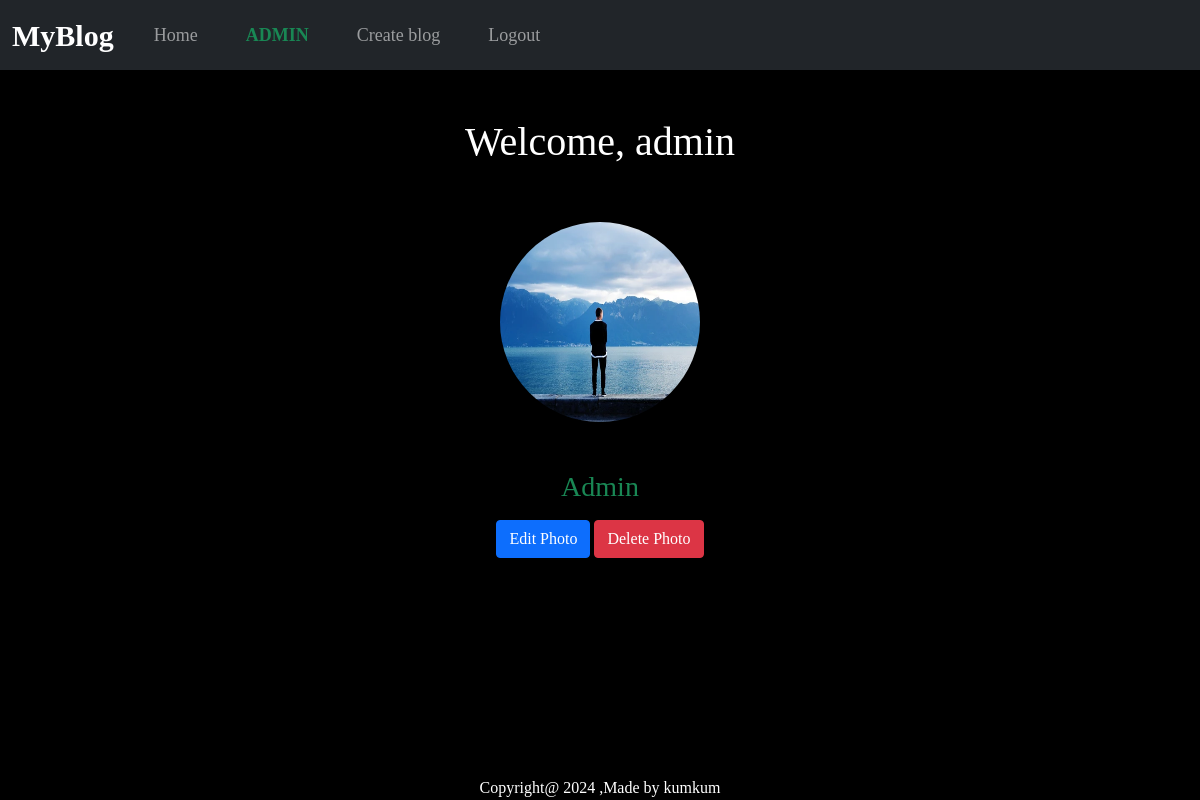
Page /blogapp/profile (signed in) on the committed database.
### blogapp/models.py (models this page shows, shortened)
class Profile(models.Model):
    user = models.OneToOneField(User, on_delete=models.CASCADE)
    image = models.ImageField(upload_to='media')

### blogapp/views.py (the view)
# urls.py: path("profile",views.profile,name="profile"),
def profile(request):
    if request.user.is_authenticated:
        profile = Profile.objects.get_or_create(user=request.user)[0]
        return render(request, 'profile.html', {'profile': profile})
    else:
        return redirect('login')

### blogapp/templates/profile.html
{%extends 'base.html'%}
{%load static%}
{%block body%}
<div class="container  text-center">
    <h1 class="text-center text-white">Welcome, {{ profile.user.username }}</h1>
    <br><br>
    {% if profile.image %}
    <img src="{{ profile.image.url }}" class="rounded-circle " style="height:200px;width:200px" alt="Profile Image">
    {% endif %}
    <h3 class="text-success text-capitalize mt-5">{{ profile.user.username }}</h3>
    <div class="mt-3">
        <a href="{% url 'edit_profile_photo' %}" class="btn btn-primary mb-5">Edit Photo</a>
        <a href="{% url 'delete_profile_photo' %}" class="btn btn-danger mb-5">Delete Photo</a>
    </div>
</div>
{%endblock%}

### blogapp/templates/base.html (shortened to what this page needs)
<!doctype html>
<html lang="en">
{%load static%}
<head>
    <link href="https://cdn.jsdelivr.net/npm/bootstrap@5.0.2/dist/css/bootstrap.min.css" rel="stylesheet"
>
    <link href="{% static 'css/styling.css' %}" rel="stylesheet">
</head>
<body>
    <nav class="navbar sticky-top mb-5 navbar-expand-lg  navbar-dark bg-dark ">
        <div class="container-fluid col-sm-12 col-md-12 col-lg-12">
            <a class="navbar-brand " href="#">MyBlog</a>
            <div class="collapse navbar-collapse" id="navbarNav">
                <ul class="navbar-nav">
                    <li class="nav-item px-3">
                        <a class="nav-link " href="{% url 'index'%}">Home</a>
                    </li>
{%if user.is_authenticated %}
<li class="nav-item px-3">
    <a class="nav-link text-uppercase text-success fw-bold" href="profile">{{request.user}}</a>
</li>
<li class="nav-item px-3">
    <a class="nav-link " href="post_blog">Create blog</a>
</li>
<li class="nav-item px-3">
    <a class="nav-link " href="logoutuser">Logout</a>
</li>
{% else %}
<li class="nav-item px-3">
    <a class="nav-link " href="loginpage">Login/Register</a>
</li>
{% endif %}
                </ul>
            </div>
        </div>
    </nav>
    {%block body%}
    {%endblock%}
    <footer class="footer fixed-bottom mx-auto">
        <div class="container text-white text-center mx-auto">
          Copyright@ 2024 ,Made by kumkum</div>
      </footer>
</body>
</html>

### blogapp/static/css/styling.css (style rules this page uses)
body { font-family: 'Gill Sans'; background-color: black; }
.navbar-brand { font-family: Georgia, 'Times New Roman', Times, serif; font-weight: bold; font-size: 30px; }
nav { height: 70px; font-size: 18px }

### rows in the picture
Profile: user.username "admin", image (picture), user.username "Admin"

### other values in the picture
{{ request.user }} "ADMIN"
